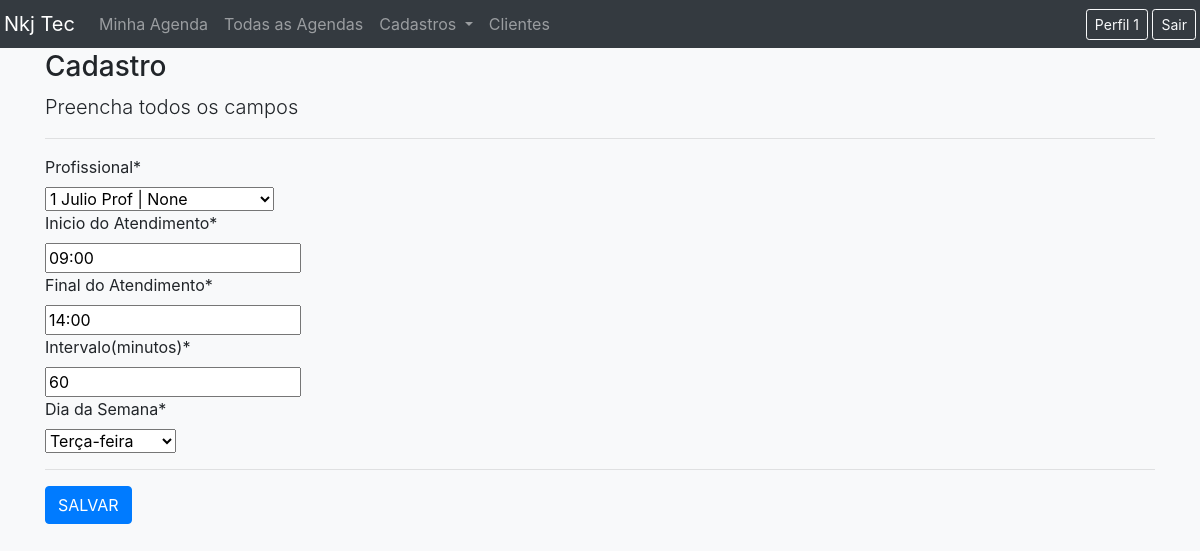
/edit/schedule/7/ (signed in), run on an earlier commit of the app's database.
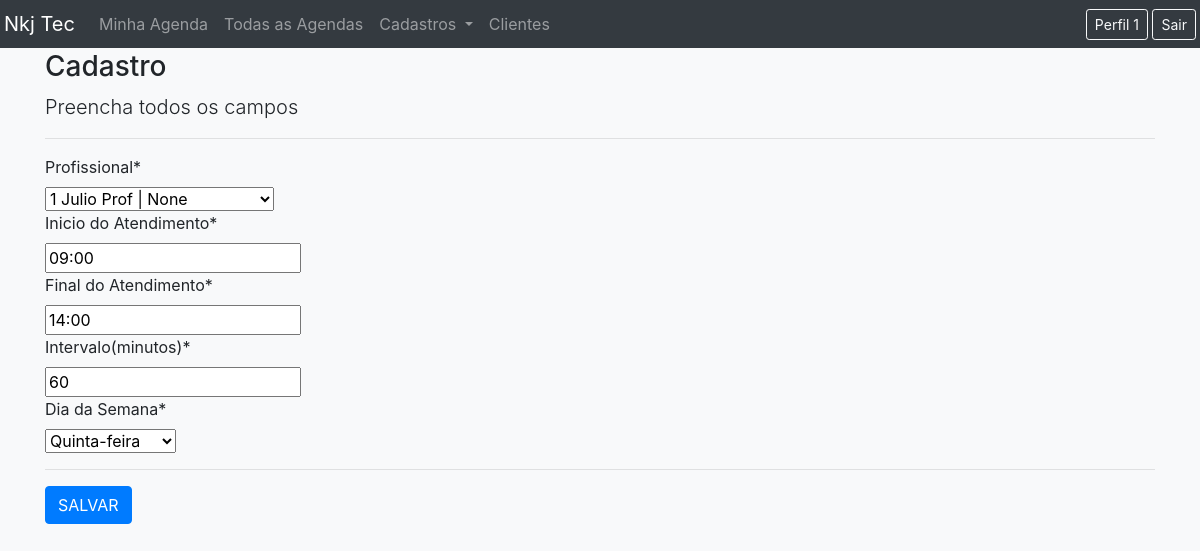
And on a later commit of the database.
### registrations/models.py (models this page shows, shortened)
class Schedule(models.Model):
    WEEKDAY = (
        ('0', 'Segunda-feira'),
        ('1', 'Terça-feira'),
        ('2', 'Quarta-feira'),
        ('3', 'Quinta-feira'),
        ('4', 'Sexta-feira'),
        ('5', 'Sábado'),
        ('6', 'Domingo'),
    ) #0 = monday
    weekday = models.CharField(max_length=1, choices=WEEKDAY,default=0, verbose_name="Dia da Semana")
    professional = models.ForeignKey(User, models.DO_NOTHING, verbose_name="Profissional")
    begin = models.CharField(max_length=5, verbose_name="Inicio do Atendimento")#format hh:mm
    end = models.CharField(max_length=5, verbose_name="Final do Atendimento")#format hh:mm
    interval = models.IntegerField(verbose_name="Intervalo(minutos)") #in minutes ex 10
    is_active = models.BooleanField(default=True, verbose_name="Ativo")
    created_at = models.DateTimeField(auto_now=True, verbose_name="Criado em")
    master = models.ForeignKey(User, models.DO_NOTHING, blank = True, null = True, related_name="masterschedule", verbose_name="Master")
    created_by = models.ForeignKey(User, models.DO_NOTHING, blank = True, null = True, related_name="createdbyschedule", verbose_name="Criado por")

### registrations/views.py (the view)
# urls.py: path('edit/schedule/<int:pk>/', ScheduleUpdate.as_view(), name ='edit-schedule'),
class ScheduleUpdate(LoginRequiredMixin, UpdateView):
    login_url = reverse_lazy('login')
    model = Schedule
    fields = ['professional', 'begin', 'end','interval','weekday']
    template_name = 'registrations/forms.html'
    success_url = reverse_lazy('list-schedule')
    def get_object(self, queryset= None):
        self.object = get_object_or_404(Schedule, pk=self.kwargs['pk'], master = self.request.user.master)
        return self.object

### users/models.py (called while the page is built)
    def __str__(self):
        return (f"{self.first_name} | {self.nickname}")

### registrations/templates/registrations/forms.html (shortened to what this page needs)
{% extends 'pages/template.html' %}
{% load static %}
{% load crispy_forms_tags %}
{% block content %}
<div class="container">
    <h3>Cadastro</h3>
    <p class="lead"> Preencha todos os campos</p>
    <hr>
    <form action="" method="post">{% csrf_token %}
        {{ form|crispy }}
        <hr>
        <button type="submit" id="btn_submit" class="btn btn-primary">SALVAR</button>
    </form>
</div>
{% endblock %}

What changed in the data, as far as the page shows it:
changed Schedule "1 Julio Prof | None": weekday "Terça-feira" → "Quinta-feira"
